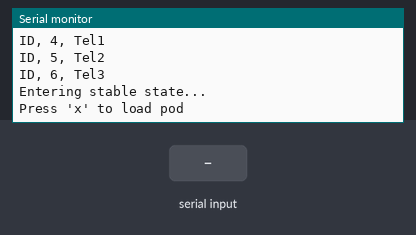
Recording of a sketch running on a simulated Arduino Uno, built with avr-gcc and run on an emulated ATmega328P. Shown: the last lines printed to the serial monitor. The inputs (shaded band) are chosen by the test bench.

Above: at 3.4 s.
3.5 s: "x" received over Serial
At 4.3 s:
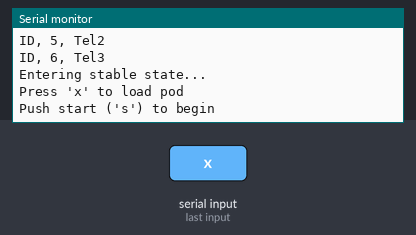
5.5 s: "s" received over Serial
At 6.1 s:
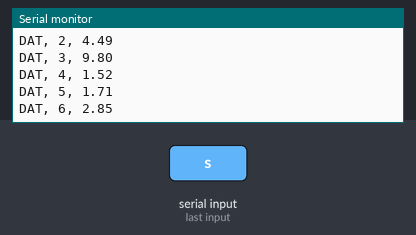
7.0 s: "1" received over Serial
10.0 s: "0" received over Serial
13.0 s: "2" received over Serial
16.0 s: "x" received over Serial
At 18.8 s:
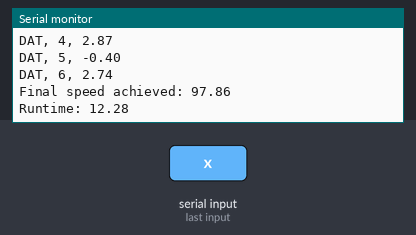
Timing chart, 0 to 20.0 s (numbered marks = the images above; inputs shaded):
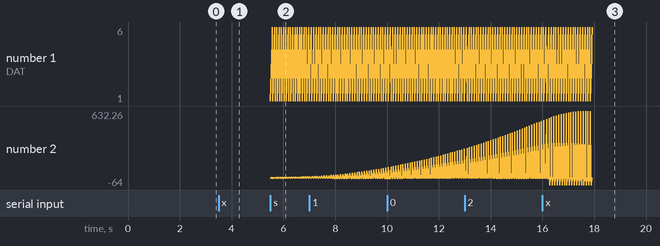

The sketch:

serialSim.ino
```cpp
// Simulate pod telemetry via serial commands
// Based on AZLoop/sim terminal simulation (but with serial commands!)
// It's an interactive simulator!

#include <Arduino.h>
#include <math.h>

#include "Physics.h"
#include "Constants.h"

#include "Stable.h"
#include "Acceleration.h"
#include "Coast.h"
#include "Braking.h"
#include "Emergency.h"

#include "Telemetry.h"

// Create state objects
Stable stable;
Acceleration accel;
Coast coast;
Braking brake;
Emergency emergency;

long startTime = 0;

void setup() {
    Serial.begin(9600);
    delay(500);
    Serial.println("Welcome to the simulator");
    delay(500);

    Serial.println("Providing telem fields");
        Serial.println("ID, 1, Position");
        Serial.println("ID, 2, Velocity");
        Serial.println("ID, 3, Accel");
        Serial.println("ID, 4, Tel1");
        Serial.println("ID, 5, Tel2");
        Serial.println("ID, 6, Tel3");
    delay(500);

    Serial.println("Entering stable state...");
    delay(1000);

    // Special loop to handle Stable state
    stableStateLoop();

    startTime = millis();
}

// Init state information
int currentState = STATE_ACCEL;
int nextState = STATE_ACCEL;

void loop() {
    // Keep time updated
    currentTime = millis() - startTime;

    // Main runloop
    if (1) {
        // Calculate physics
        Physics_update();

        // Switch on state
        switch (currentState) {
            case STATE_STABLE:
                nextState = stable.main();
                break;
            case STATE_ACCEL:
                nextState = accel.main();
                break;
            case STATE_COAST:
                nextState = coast.main();
                break;
            case STATE_BRAKE:
                nextState = brake.main();
                break;
            case STATE_EMERGENCY:
                nextState = emergency.main();
                break;
            case STATE_OFF:
                // Do things before shutting down
                break;
            default:
                Serial.println("Invalid state");
                nextState = STATE_EMERGENCY;
                break;
        }

        //nextState = // Systems stuff

        // Listen for incoming commands (i.e. emergency signal)
        if (Serial.available()) {
            char c = Serial.read();
            Serial.println("Received " + c);
            parse(c);
        }

        // Set next state
        currentState = nextState;

        // Update time
        //previousTime = currentTime;

        // Send telemetry
        Telemetry_send();
    }

    // Do nothing if you're off
    if (currentState == STATE_OFF) {
        Serial.println("Final speed achieved: " + String(maxSpeed));
        Serial.println("Runtime: " + String(float(currentTime) / 1000.0));
        while (1);
    }

}


// ********** Stable state loop ************************************************
float stableStateLoop() {
    bool loaded = false;
    bool ready = false;

    Serial.println("Press 'x' to load pod");

    while (!loaded) {
        if (Serial.available()) {
            char c = Serial.read();
            switch (c) {
                case 'x':
                    loaded = true;
                    delay(500);
                    break;
                default:
                    Serial.println("Nope, try again");
            }
        }
    }

    Serial.println("Push start ('s') to begin");

    while (!ready) {
        if (Serial.available()) {
            char c = Serial.read();
            switch (c) {
                case 's':
                    ready = true;
                    Physics_setAccel(Physics_pusherAccel);
                    break;
                default:
                    Serial.println("Nope, try again");
            }
        }
    }

    // Now commence the run
}

// ********** Runtime command parsing logic ************************************
void parse(char c) {
    switch (c) {
        case 'x': // Emergency stop command
            nextState = STATE_EMERGENCY;
            break;
    }
}
```

Acceleration.cpp
```cpp
#include "Acceleration.h"

Acceleration::Acceleration() {
    substate = pusherState;
}

int Acceleration::main() {
    int nextState = STATE_ACCEL;

    switch (substate) {
        case pusherState:
            Physics_setAccel(Physics_pusherAccel);

            // If pusher has disengaged, use prop
            if (getPusherState() == false) {
                Physics_setAccel(Physics_propAccel);
                substate = propState;
            }
            break;
        case propState:
            Physics_setAccel(Physics_propAccel);
            engagePropulsion();

            // Make sure there's fuel
            if (getPropulsionState() == true) {
                Physics_expendPropellant(); // Use fuel
            } else {
                nextState = STATE_COAST;

                // Turn off simulated prop
                Physics_setAccel(0.0);
            }

            break;
    }

    return nextState;
}

bool Acceleration::getPusherState() {
    // Assume pusher disengages after 480m
    return (Pod_getPosition() < 480);
}

bool Acceleration::getPropulsionState() {
    // Return true if there's propellant left
    return Pod_hasPropellant();
}

void Acceleration::engagePropulsion() {
    // Do nothing of interest. Handled by Physics.
}
```

Acceleration.h
```cpp
// Acceleration state header file

#ifndef _acceleration_h
#define _acceleration_h

#include "Physics.h"
#include "Constants.h"

#define pusherState 0
#define propState 1

class Acceleration {
public:
    Acceleration();
    int main();

    bool getPusherState();
    bool getPropulsionState();

    void engagePropulsion();
private:
    int substate; // pusher or prop
};

#endif
```

Braking.cpp
```cpp
// Braking state implementation file

#include "Braking.h"

Braking::Braking() {
    // Empty initializer
}

int Braking::main() {
    int nextState = STATE_BRAKE;

    float x = Pod_getPosition();
    float v = Pod_getVelocity();
    float a = Pod_getAccel();

    // Check velocity. Only use friction below threshold.
    if (v > BRAKING_LOWSPEED_THRESHOLD) {
        // Modulate Eddy Current brakes
        float tgtAccel = requiredAccel(v, x);
        float brakePercent = brakePercentFromAccel(tgtAccel);
        actuateEddyBrakes(brakePercent);
    } else {
        // Activate friction brakes
        actuateFrictionBrakes();

        if (v <= 0) {
            nextState = STATE_OFF;
            Physics_setAccel(0.0);
        }
    }

    return nextState;
}

float Braking::requiredAccel(float v, float x) {
    return ((0 - vel * vel) / (2 * (TARGET_POS - pos)));
}

float Braking::brakePercentFromAccel(float ac) {
    // Calculate amount to apply brakes based on desired deceleration
    // Here, basically map desired accel to maximum
    // 0 for no deployment, 1 for full deployment
    return (float)(ac / BRAKING_EDDY_MAX);
}

void Braking::actuateEddyBrakes(float percent) {
    // Apply brake percentage.
    // 0 amount = no actuation (0 m/s2), 1 amount = full actuation (-54 m/s2)
    Physics_setAccel(percent * BRAKING_EDDY_MAX);
}

void Braking::actuateFrictionBrakes() {
    Physics_setAccel(Physics_brakeAccelFriction);
}
```

Braking.h
```cpp
// Braking state header file

#ifndef _braking_h
#define _braking_h

#include "Physics.h"
#include "Constants.h"

class Braking {
public:
    Braking();
    int main();
private:
    float requiredAccel(float v, float x);
    float brakePercentFromAccel(float a);
    void actuateEddyBrakes(float percent);
    void actuateFrictionBrakes();
};

#endif
```

Coast.cpp
```cpp
// Coast state implementation file

#include "Coast.h"

Coast::Coast() {
    targetBuffer = 10; // For calculations, stop the pod 10m before target.
}

int Coast::main() {
    int nextState = STATE_COAST;

    if (brakeDistanceMet()) {
        nextState = STATE_BRAKE;
        Physics_setAccel(BRAKING_EDDY_MAX);
    }

    return nextState;
}

bool Coast::brakeDistanceMet() {
    // Check for braking distance
    float x = Pod_getPosition();
    float v = Pod_getVelocity();
    float a = BRAKING_EDDY_MAX;
    float tgt = TARGET_POS - targetBuffer;

    // Calculate suicide burn distance
    float brakeStartPosition = tgt + ((v * v) / (2 * a));

    // Check if passed brake start position
    if (x >= brakeStartPosition) {
        return true;
    } else {
        return false;
    }
}
```

Coast.h
```cpp
// Coast state header file

#ifndef _coast_h
#define _coast_h

#include "Physics.h"
#include "Constants.h"

/*
Responsible for calculating absolute last moment to brake (buffer?)
*/

class Coast {
public:
    Coast();
    int main();
private:
    bool brakeDistanceMet();
    float targetBuffer;
};

#endif
```

Constants.h
```cpp
// Constants.h
// Place all constants here

#ifndef _constants_h
#define _constants_h

// ********** State Constants *************************************************
#define STATE_EMERGENCY    -1          // Emergency State; Check all systems. Engage any safety protocals necessary.
#define STATE_OFF           0           // Off command. System shutdown.
#define STATE_STABLE        1           // Stable State;, waiting for command from operating termanal.
#define STATE_ACCEL         2           // Acceleration State; Accellerate down the track.
#define STATE_COAST         3           // Coasting State; Coasting down the track, checking location
#define STATE_BRAKE         4           // Braking State; Engage brakeing and prepare for stop.

// ********** Mission Constants ***********************************************
// In metres
#define TARGET_POS 1609

// ********** Systems Constants ***********************************************
#define  PASS     0
#define  FAIL     1

// ********** Waiting/Starting Constants **************************************

// ********** Accelerating Constants ******************************************

// ********** Coasting Constants **********************************************

// ********** Braking Constants ***********************************************
#define BRAKING_LOWSPEED_THRESHOLD 5.0
#define BRAKING_EDDY_MAX -54

#endif
```

Emergency.cpp
```cpp
// Emergency state implementation file

#include "Emergency.h"

Emergency::Emergency() {
    // Empty initializer
}

int Emergency::main() {
    int nextState = STATE_EMERGENCY;

    // 1. Ensure pusher is disengaged
    if (Pod_getPosition() < 480) {
        Physics_setAccel(0.0);
        return nextState;
    }

    // 2. Deploy brakes
    Physics_setAccel(-64.0); // Both eddy and friction;

    // 3. State change condition
    if (Pod_getVelocity() < 0.5) {
        nextState = STATE_OFF;
    }

    return nextState;
}
```

Emergency.h
```cpp
// Emergency state header file

#ifndef _emergency_h
#define _emergency_h

#include "Physics.h"
#include "Constants.h"

class Emergency {
public:
    Emergency();
    int main();
private:
};

#endif
```

Physics.cpp
```cpp
// Model physics in this simulated universe!

#include "Physics.h"

#include "Arduino.h"

// Time varables
long currentTime = 0;
long previousTime = 0;
long deltaT = 10; // 0.005 physics tick

// Assumed constants
float Physics_pusherAccel = 9.8;
float Physics_propAccel = 7.91;
float Physics_brakeAccelFriction = -10.0;

// Physical variables
float pos = 0.0;
float vel = 0.0;
float acc = 0.0;
float maxSpeed = 0.0;

// Resources
float propellant = 48.3;
float massFlowRate = 23.0;

// Functions
void Physics_update() {
    float dT = (float)(currentTime - previousTime) / 1000.0;
    // Calculate physical variables
    vel = vel + acc * dT;
    pos = pos + vel * dT + 0.5 * acc * dT * dT;

    // Keep track of maxSpeed
    if (vel > maxSpeed) {
        maxSpeed = vel;
    }

    // Increment time in loop()
    previousTime = currentTime;
}

float Physics_getAccel() {
    return acc;
}

float Physics_getVelocity() {
    return vel;
}

float Physics_getPosition() {
    return pos;
}

// Important for doing stuff involving accel or brakes!
void Physics_setAccel(float x) {
    acc = x;
}

void Physics_expendPropellant() {
    propellant = propellant - (massFlowRate * deltaT);
}

bool Pod_hasPropellant() {
    return (propellant > 0);
}

float Pod_getPosition() {
    return pos;
}
float Pod_getVelocity() {
    return vel;
}
float Pod_getAccel() {
    return acc;
}
```

Physics.h
```cpp
#ifndef PHY_h
#define PHY_h

// Variables

// Time varables
extern long currentTime;
extern long previousTime;
extern long deltaT;

// Assumed constants
extern float Physics_pusherAccel;
extern float Physics_propAccel;
extern float Physics_brakeAccelFriction;

// Physical variables
extern float pos;
extern float vel;
extern float acc;
extern float maxSpeed;

// Resources
extern float propellant;
extern float massFlowRate;

// Functions
void Physics_update(void);

float Physics_getAccel(void);

float Physics_getVelocity(void);

float Physics_getPosition(void);

// Important for doing stuff involving accel or brakes!
void Physics_setAccel(float x);

void Physics_printTelemetry(void);

void Physics_expendPropellant(void);

bool Pod_hasPropellant(void);

float Pod_getPosition(void);
float Pod_getVelocity(void);
float Pod_getAccel(void);


#endif
```

Stable.cpp
```cpp
// Stable state implementation file

#include "Stable.h"

Stable::Stable() {
    // No init stuff
}

int Stable::main() {
    int nextState = STATE_STABLE;

    // If pusher acceleration is detected, move to Accel state
    if (Pod_getAccel() >= 2) {
        nextState = STATE_ACCEL;
    }

    return nextState;
}
```

Stable.h
```cpp
// Waiting/Loading/Starting state header file
// Called Stable state

#ifndef _stable_h
#define _stable_h

#include "Physics.h"
#include "Constants.h"

/*
Responsible for loading/unloading pod
Responsible for checking for pusher (state change condition)
*/
class Stable {
public:
    Stable(); // Initializer
    int main();
private:
};

#endif
```

Telemetry.h
```cpp
// Printing Telemetry

#ifndef _telemetry_h
#define _telemetry_h

#include "Arduino.h"
#include "Physics.h"

void Telemetry_send() {
    float tel1 = 3 * sin(0 + ((float)currentTime / 1000.0) + 21);
    float tel2 = 3 * sin(1 + ((float)currentTime / 1000.0) + 18);
    float tel3 = 3 * sin(2 + ((float)currentTime / 1000.0) + 12);

    // Updated for new telemetry format!
    Serial.println("DAT, 1, " + String(Pod_getPosition()));
    Serial.println("DAT, 2, " + String(Pod_getVelocity()));
    Serial.println("DAT, 3, " + String(Pod_getAccel()));

    Serial.println("DAT, 4, " + String(tel1));
    Serial.println("DAT, 5, " + String(tel2));
    Serial.println("DAT, 6, " + String(tel3));
}

#endif
```

Measured:
- after the input at 3.5 s, the serial monitor: prints a new line after 0.50 s (image 1)
- after the input at 5.5 s, the serial monitor: prints a new line at once (image 2)
